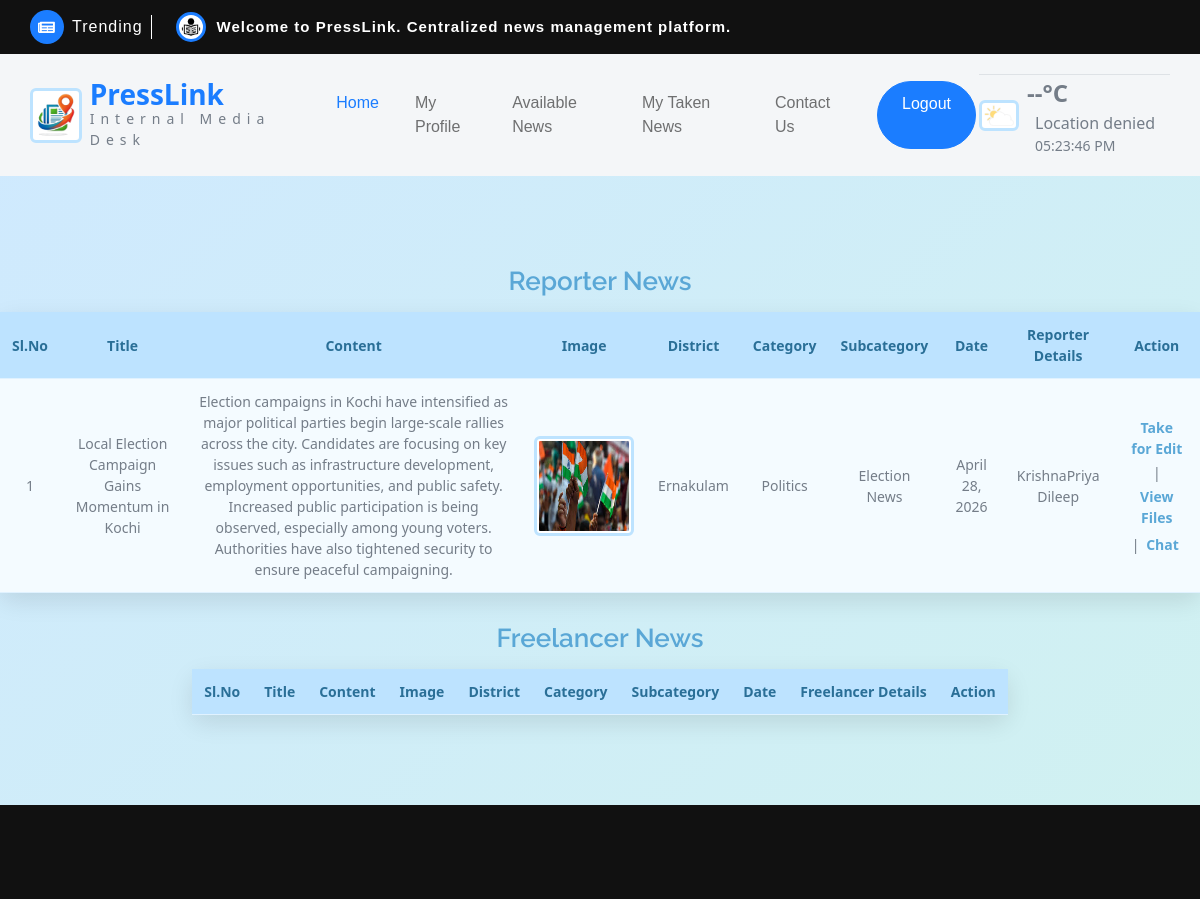
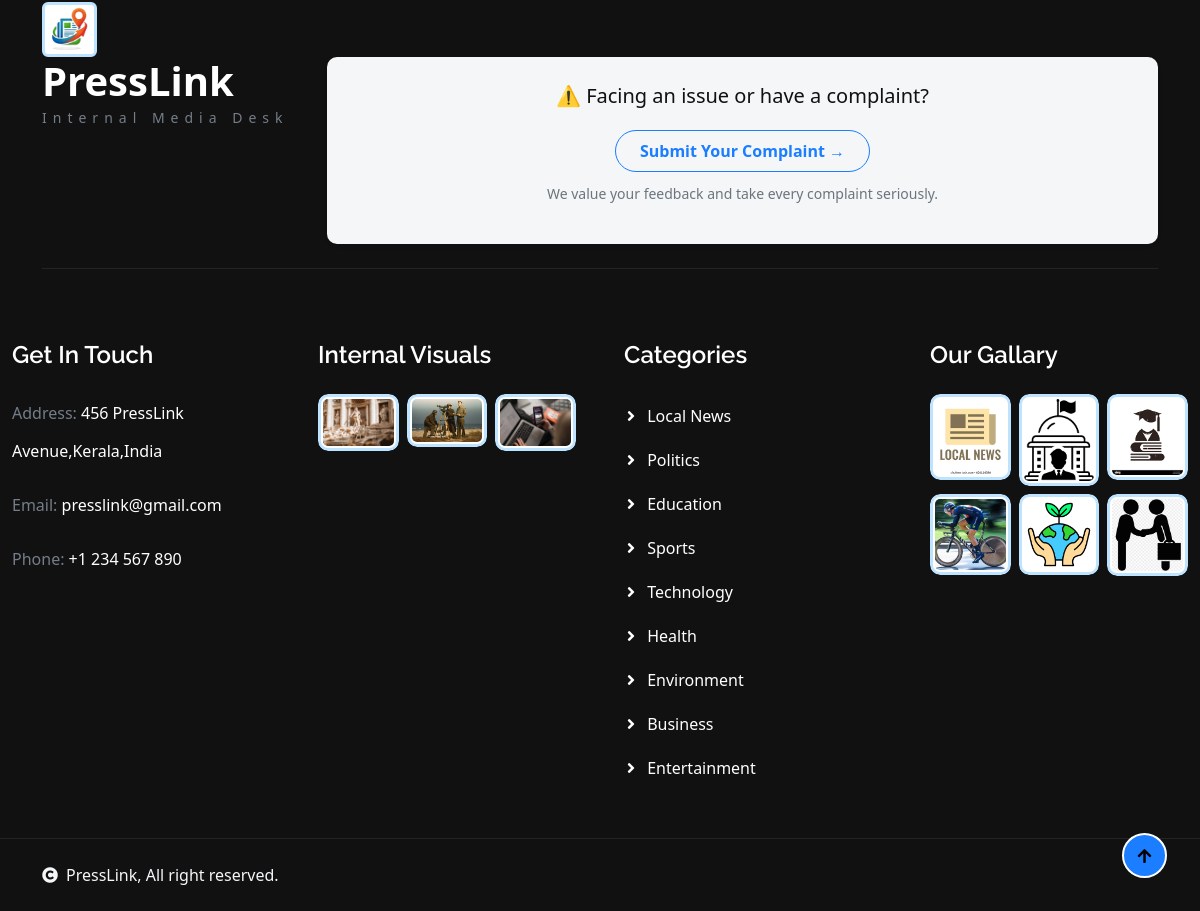
The app's page /Editor/ViewVerifiednews/ (signed in) with its own data (2 pictures, top to bottom).
### Reporter/models.py (models this page shows)
class tbl_news(models.Model):
    news_title=models.CharField(max_length=50)
    news_content=models.CharField(max_length=50)
    news_image=models.FileField(upload_to="Assets/news/")
    news_date=models.DateField(auto_now_add=True)
    news_status=models.IntegerField(default=0)
    subcategory=models.ForeignKey(tbl_subcategory,on_delete=models.CASCADE,null=True)
    user=models.ForeignKey(tbl_user,on_delete=models.CASCADE,null=True)
    reporter=models.ForeignKey(tbl_reporter,on_delete=models.CASCADE,null=True)
    verifier=models.ForeignKey(tbl_verifier,on_delete=models.CASCADE,null=True)
    editor=models.ForeignKey('Admin.tbl_editor', on_delete=models.SET_NULL, null=True, blank=True)
    breaking = models.IntegerField(default=0)
    news_amount = models.IntegerField(null=True, blank=True)

### Guest/models.py (models this page shows)
class tbl_reporter(models.Model):
    reporter_name=models.CharField(max_length=50)
    reporter_email=models.CharField(max_length=50)
    reporter_contact=models.CharField(max_length=50)
    reporter_gender=models.CharField(max_length=50)
    reporter_dob=models.CharField(max_length=50)
    reporter_address=models.CharField(max_length=50, null=True, blank=True)
    reporter_password=models.CharField(max_length=50)
    reporter_photo=models.FileField(upload_to="Assets/UserDocs/")
    reporter_proof=models.FileField(upload_to="Assets/UserDocs/")
    reporter_status=models.IntegerField(default=0)
    place=models.ForeignKey(tbl_place,on_delete=models.CASCADE)

### Admin/models.py (models this page shows)
class tbl_place(models.Model):
    place_name=models.CharField(max_length=50)
    district=models.ForeignKey(tbl_district,on_delete=models.CASCADE)

class tbl_district(models.Model):
    district_name=models.CharField(max_length=50)

class tbl_subcategory(models.Model):
    subcategory_name=models.CharField(max_length=50)
    category=models.ForeignKey(tbl_category,on_delete=models.CASCADE)

class tbl_category(models.Model):
    category_name=models.CharField(max_length=50)

### Editor/views.py (the view)
# urls.py: path('ViewVerifiednews/',views.ViewVerifiednews,name="ViewVerifiednews"),
def ViewVerifiednews(request):
    if "Eid" in request.session:
        reporternews = tbl_news.objects.filter(
            news_status=1,
            reporter__isnull=False
        )
        freelancernews = tbl_news.objects.filter(
            news_status=6,
            user__isnull=False
        )
        return render(request, 'Editor/ViewVerifiednews.html', {
            'reporternews': reporternews,
            'freelancernews': freelancernews
        })
    else:
        return redirect("Guest:Login")

### Editor/Templates/Editor/ViewVerifiednews.html (shortened to what this page needs)
{% extends 'Editor/Header.html' %}
{% block content %}
<!DOCTYPE html>
<html lang="en">
<head>
</head>
<body>
    <form action="" method="post">
        <h3 align="center">Reporter News</h3>
        <table border="1" align="center">
            <tr>
                <td>Sl.No</td>
                <td>Title</td>
                <td>Content</td>
                <td>Image</td>
                <td>District</td>
                <td>Category</td>
                <td>Subcategory</td>
                <td>Date</td>
                <td>Reporter Details</td>
                <td>Action</td>
            </tr>
            {% for i in reporternews %}
            <tr>
                <td>{{forloop.counter}}</td>
                <td>{{i.news_title}}</td>
                <td>{{i.news_content}}</td>
                <td>
                    <img src="{{i.news_image.url}}" alt="" width="100" height="100">
                </td>
                <td>{{i.reporter.place.district.district_name}}</td>
                <td>{{i.subcategory.category.category_name}}</td>
                <td>{{i.subcategory.subcategory_name}}</td>
                <td>{{i.news_date}}</td>
                <td>{{i.reporter.reporter_name}}</td>
                <td>
                    <a href="{% url 'Editor:TakeNews' i.id %}">Take for Edit</a> |
                    <a href="{% url 'Editor:ViewFiles' i.id %}">View Files</a> |
                    <a href="{% url 'Editor:chatpager' i.reporter.id %}">Chat</a>
                </td>
            </tr>
            {% endfor %}
        </table>
        <h3 align="center">Freelancer News</h3>
        <table border="1" align="center">
            <tr>
                <td>Sl.No</td>
                <td>Title</td>
                <td>Content</td>
                <td>Image</td>
                <td>District</td>
                <td>Category</td>
                <td>Subcategory</td>
                <td>Date</td>
                <td>Freelancer Details</td>
                <td>Action</td>
            </tr>
        </table>
    </form>
</body>
</html>
{% endblock %}

### Editor/Templates/Editor/ViewVerifiednews.html (style rules this page uses)
body { margin: 0; padding: 0; font-family: Segoe UI, Tahoma, Geneva, Verdana, sans-serif; background: linear-gradient(135deg, #cfe9ff, #d1f5ea); }
form { margin-top: 40px; margin-bottom: 40px; }
h3 { color: #5aa7d6; font-size: 26px; margin-top: 30px; margin-bottom: 15px; }
table { background: white; border: none; border-radius: 10px; padding: 10px; box-shadow: 0px 8px 25px rgba(0, 0, 0, 0.1); border-collapse: collapse; margin-bottom: 30px; }
tr:first-child { background: #bde3ff; color: #2a6f97; font-weight: bold; }
td { padding: 12px; border-bottom: 1px solid #e0f2ff; font-size: 14px; text-align: center; }
tr:nth-child(even) { background: #f4fbff; }
img { border-radius: 6px; border: 3px solid #bde3ff; padding: 2px; background: white; }
a { text-decoration: none; color: #5aa7d6; font-weight: 600; margin: 3px; display: inline-block; }

### records on screen
tbl_news: news_title "Local Election Campaign Gains Momentum in Kochi", news_content "Election campaigns in Kochi have intensified as major political parties begin large-scale rallies across the city. Candidates are focusing on key issues such as infrastructure development, employment opportunities, and public safety. Increased public participation is being observed, especially among young voters. Authorities have also tightened security to ensure peaceful campaigning.", news_image (picture), reporter.place.district.district_name "Ernakulam", subcategory.category.category_name "Politics", subcategory.subcategory_name "Election News", news_date "April 28, 2026", reporter.reporter_name "KrishnaPriya Dileep"
